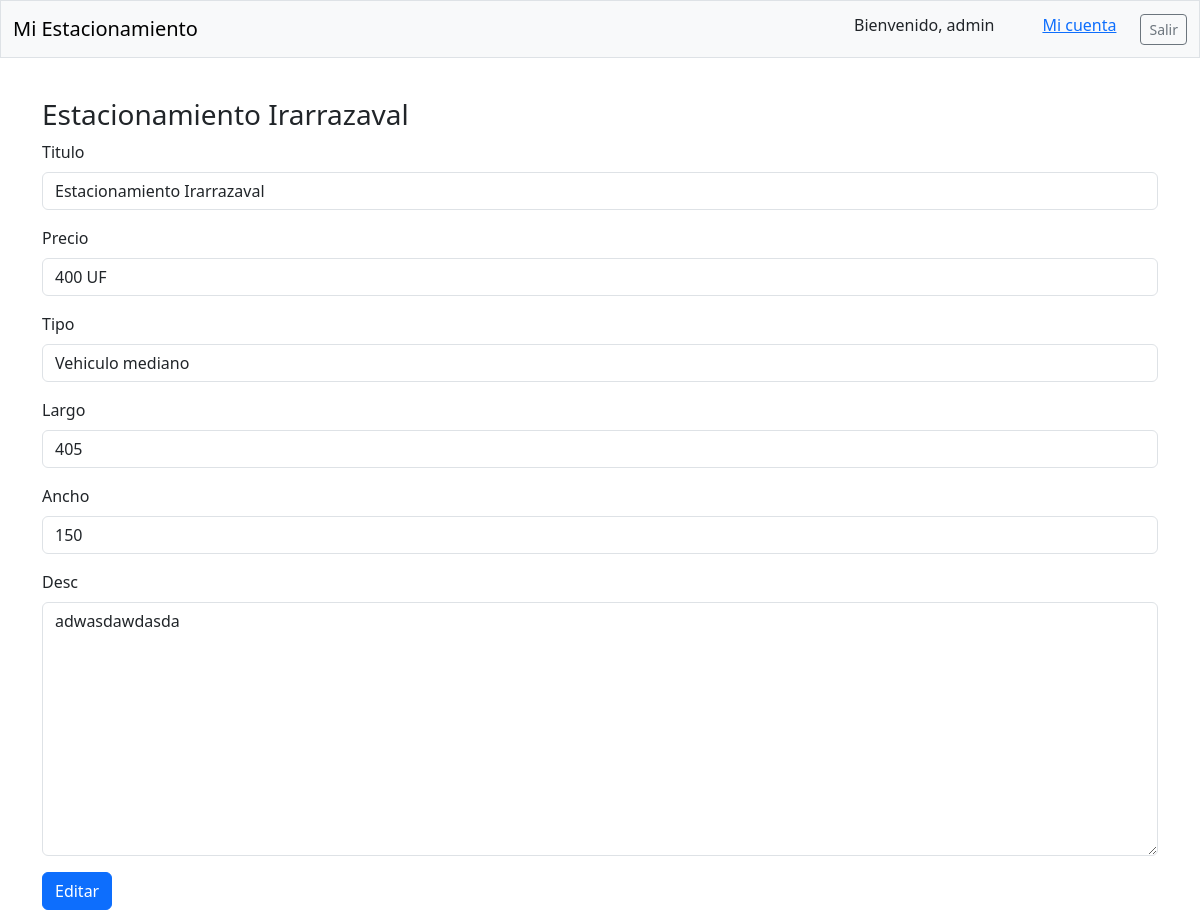
Screenshot of /editar_arriendo/1 (signed in) with the database file from the repository.
### mi_est_app/models.py (models this page shows, shortened)
class EnArriendo(models.Model):
    titulo = models.CharField(max_length=128)
    precio = models.CharField(max_length=100)
    fecha = models.DateTimeField(auto_now_add=True)
    tipo = models.CharField(max_length=128)
    desc = models.TextField()
    ancho = models.CharField(max_length=100)
    largo = models.CharField(max_length=100)
    owner = models.ForeignKey(User, on_delete=models.CASCADE)

### mi_est_app/views.py (the view)
# urls.py: path('editar_arriendo/<int:id>',
@login_required
def editar_arriendo(request, id):
    esta = EnArriendo.objects.filter(owner=request.user).get(id=id)
    if request.method != 'POST':
        form = ArreindoForm(instance=esta)
    else:
        form = ArreindoForm(instance=esta, data=request.POST)
        if form.is_valid():
            form.save()
            return redirect('mi_est_app:estacionamientos')
    context = {'esta': esta, 'form': form}
    return render(request, 'mi_est_app/editar_arriendo.html', context)

### mi_est_app/forms.py
class ArreindoForm(forms.ModelForm):
    class Meta:
        model = EnArriendo
        fields = ['titulo', 'precio', 'tipo', 'largo', 'ancho', 'desc']

### mi_est_app/templates/mi_est_app/editar_arriendo.html (shortened to what this page needs)
{% extends "mi_est_app/base.html" %}
{% load django_bootstrap5 %}
{% block content %}
    <h3>{{ esta.titulo }}</h3>
    <form action="{% url 'mi_est_app:editar_arriendo' esta.id %}" method="post">
        {% bootstrap_form form %}
        {% bootstrap_button button_type="submit" content="Editar" %}
    </form>
{% endblock content %}

### mi_est_app/templates/mi_est_app/base.html (shortened to what this page needs)
<!DOCTYPE html>
<html lang="en">
<head>
    {% load django_bootstrap5 %}
    {% bootstrap_css %}
</head>
<body>
    <nav class="navbar navbar-expand-md navbar-light bg-light mb-4 border">
        <div class="container-fluid">
            <a class="navbar-brand" href="{% url 'mi_est_app:index' %}">Mi Estacionamiento</a>
            <ul class="navbar-nav ms-auto mb-2 mb-md-o">
                {% if user.is_authenticated %}
                    <li class="nav_item px-4">
                        Bienvenido, {{ user.username }}
                    </li>
                    <br>
                    <li class="nav_item px-4">
                        <a href="{% url 'mi_est_app:dashboard' %}">Mi cuenta</a>
                    </li>
                {% endif %}
            </ul>
            {% if user.is_authenticated %}
            <form action="{% url 'mi_est_cuentas:logout' %}">
                <button class="btn btn-outline-secondary btn-sm" name="submit">Salir</button>
            </form>
            {% endif %}
        </div>
    </nav>
    <main class="container">
        <div class="pb-2 mb-2 border-button">
        </div>
        <div>
            {% block content %}{% endblock content %}
        </div>
    </main>
</body>
</html>

### rows the page displays
EnArriendo: titulo "Estacionamiento Irarrazaval", precio "400 UF", tipo "Vehiculo mediano", largo "405", ancho "150", desc "adwasdawdasda"

### other values shown
{{ user.username }} "admin"
